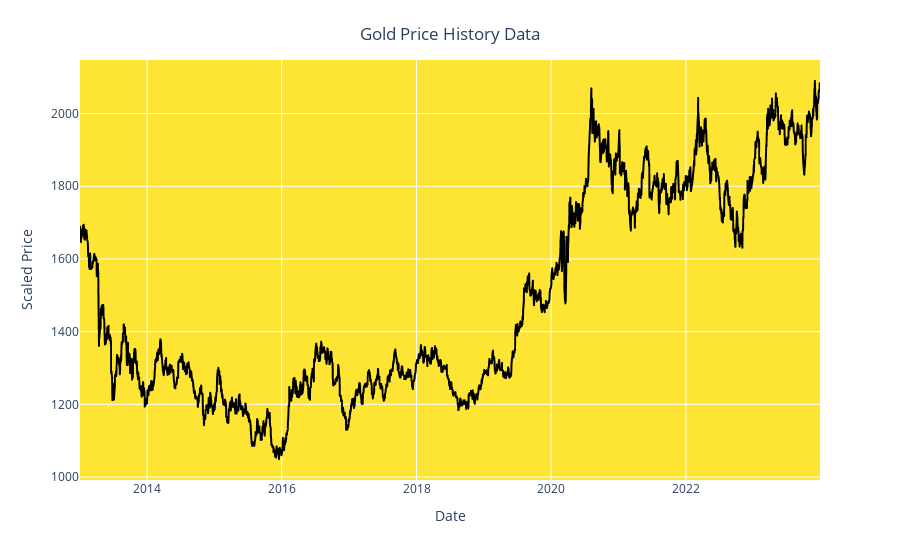

Notebook code cell kept with this figure:
### Markdown cell above
# Step 5: Visualizing Gold Price History Data¶

### Code cell
fig = px.line(y=df.Price, x=df.Date)
fig.update_traces(line_color='black') 
fig.update_layout(xaxis_title="Date", 
                  yaxis_title="Scaled Price",
                  title={'text': "Gold Price History Data", 'y':0.95, 'x':0.5, 'xanchor':'center', 'yanchor':'top'},
                  plot_bgcolor='rgba(255,223,0,0.8)')

### Figure 1 — Plotly figure (JSON) as saved in the notebook; plotly's stock layout.template omitted (floating-point values rounded to 4 significant figures; data arrays with more than 128 entries replaced by an {"elided": "..."} marker saying what was removed)
{"data": [{"hovertemplate": "x=%{x}<br>y=%{y}<extra></extra>", "legendgroup": "", "line": {"color": "black", "dash": "solid"}, "marker": {"symbol": "circle"}, "mode": "lines", "name": "", "showlegend": false, "type": "scattergl", "x": {"elided": "2847 str values"}, "xaxis": "x", "y": {"elided": "2847 float values"}, "yaxis": "y"}], "layout": {"legend": {"tracegroupgap": 0}, "margin": {"t": 60}, "plot_bgcolor": "rgba(255,223,0,0.8)", "title": {"text": "Gold Price History Data", "x": 0.5, "xanchor": "center", "y": 0.95, "yanchor": "top"}, "xaxis": {"anchor": "y", "domain": [0, 1], "title": {"text": "Date"}}, "yaxis": {"anchor": "x", "domain": [0, 1], "title": {"text": "Scaled Price"}}}}
